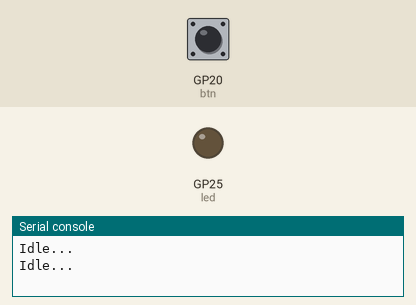
Bench run of a program on a simulated Raspberry Pi Pico running MicroPython. On the bench: output pins drawn as LEDs (lit = HIGH), the last lines printed to the serial console. Inputs (shaded band) come from the test bench; at power-on: GP20 (btn) HIGH.

Above: at 1.2 s.
1.3 s: GP20 (btn) pulled LOW for 0.15 s
At 2.3 s:
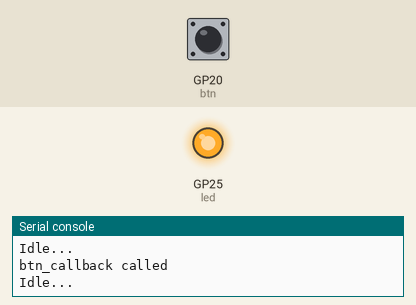
2.9 s: GP20 (btn) pulled LOW for 1 s
At 3.5 s:
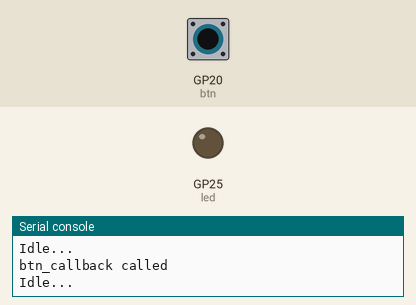
5.4 s: GP20 (btn) pulled LOW for 3.2 s
At 6.6 s:
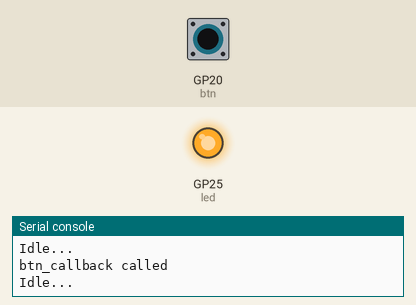
Timing chart, 0 to 8.4 s (numbered marks = the images above; inputs shaded):
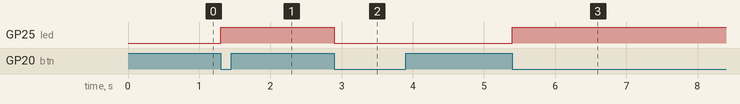

Measured:
- after the input at 1.3 s, GP25 (led): LOW → HIGH at once
- after the input at 2.9 s, GP25 (led): HIGH → LOW at once
- after the input at 5.4 s, GP25 (led): LOW → HIGH at once

The program:

03.gpio_interrupt.py
```python
from machine import Pin
import utime

led = Pin(25, Pin.OUT)
btn = Pin(20, Pin.IN, Pin.PULL_UP)

def btn_callback(pin):
    global led
    print('btn_callback called')
    led.toggle()

btn.irq(trigger=Pin.IRQ_FALLING, handler=btn_callback)

while True:
    print('Idle...')
    utime.sleep(1)
    
```
